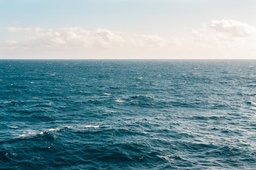
#> input picture Classification/sea.jpeg, 256 x 170 px, shrunk from 500 x 333 before the run
$ jupyter execute Find_Dominant_Colors.ipynb
#> lines starting #> are read from the running program, lines starting #| are printed output that depends on the picture
[cell 1]
import matplotlib.image as img
import pandas as pd
import matplotlib.pyplot as plt
import seaborn as sns
import numpy as np
from scipy.cluster.vq import kmeans

[cell 2]
image = img.imread('sea.jpeg')
#> image is the input picture: shape (170, 256, 3); mean R, G, B 127.2, 156.3, 164.1
image.shape
#> Out = (170, 256, 3)

[cell 3]
# Collect all pixels and assign them to their respective lists
r = []
g = []
b = []

for row in image:
    for pixel in row:
        temp_r, temp_g, temp_b = pixel
        r.append(temp_r)
        g.append(temp_g)
        b.append(temp_b)
#> after the loop, b = 43520 items; g = 43520 items; r = 43520 items

[cell 4]
# create pandas dataframe
pixels = pd.DataFrame({'red': r, 'green': g, 'blue': b})
#> pixels = table of 43520 rows and 3 columns
pixels.head()
#> Out = table of 5 rows and 3 columns

[cell 5]
# we need to scale the pixel values. Here we used the whiten method to normalize the data
from scipy.cluster.vq import whiten

pixels['scaled_red'] = whiten(pixels['red'])
pixels['scaled_green'] = whiten(pixels['green'])
pixels['scaled_blue'] = whiten(pixels['blue'])
pixels.head()
#> Out = table of 5 rows and 6 columns

[cell 6]
distortions = []
num_clusters = range(1, 7)

for i in num_clusters:
    cluster_centers, distortion = kmeans(pixels[['scaled_red', 'scaled_blue', 'scaled_green']], i)
    distortions.append(distortion)
#> this loop made 6 passes
#> (cluster_centers, distortion) on passes 1 to 3: ([[1.52, 3.01, 2.56]], 1.53), ([[2.5, 3.97, 3.53], [0.706, 2.22, 1.76]], 0.689), ([[0.316, 1.78, 1.35], [1.3, 2.85, 2.36], [2.64, 4.1, 3.68]], 0.44)
#> distortion on passes 4 to 6: 0.341, 0.292, 0.261
#> after the loop, distortions = [1.53, 0.689, 0.44, 0.341, 0.292, 0.261]

elbow_plot = pd.DataFrame({'num_clusters':num_clusters,
                            'distortions': distortions})
#> elbow_plot = table of 6 rows and 2 columns
sns.lineplot(x='num_clusters', y = 'distortions', data= elbow_plot)
plt.xticks(num_clusters)
plt.xlabel('num_clusters')
plt.ylabel('distortions')
plt.show()
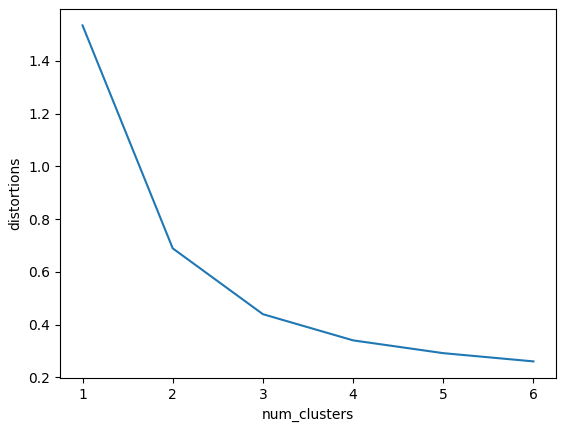
#> figure drawn by matplotlib, 1 panel

[cell 7]
# from the above point we can see that there are 2 clusters

# find dominant colors

colors = []

cluster_centers, _ = kmeans(pixels[['scaled_red', 'scaled_blue', 'scaled_green']],2)
#> cluster_centers = [[2.5, 3.97, 3.53], [0.706, 2.22, 1.76]]

# find actual color value (befor)

r_std, g_std, b_std = pixels[['red', 'blue', 'green']].std()
#> r_std = 83.67; g_std = 54.45; b_std = 60.95

for cluster_center in cluster_centers:
    scaled_r, scaled_g, scaled_b = cluster_center
    colors.append((
        scaled_r * r_std / 255,
        scaled_g * g_std / 255,
        scaled_b * b_std / 255
    ))
#> this loop made 2 passes
#> after the loop, colors = [(0.819, 0.847, 0.843), (0.232, 0.474, 0.421)]
colors
#> Out = [(0.819, 0.847, 0.843), (0.232, 0.474, 0.421)]

[cell 8]
plt.imshow([colors])
plt.show()
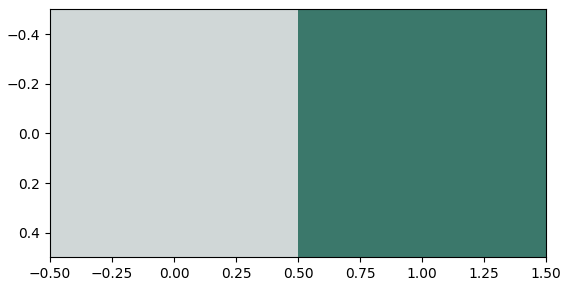
#> figure drawn by matplotlib, 1 panel
# here we can see the dominant colors in the image
